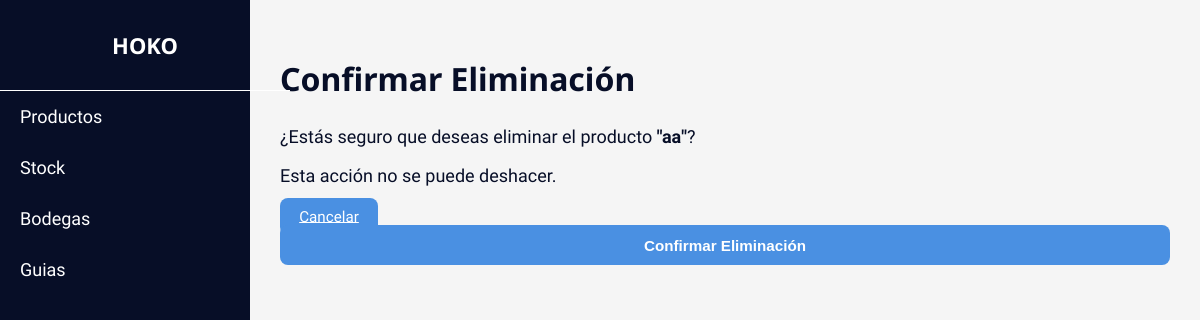
The page /productos/1/eliminar/ on the database as committed earlier.
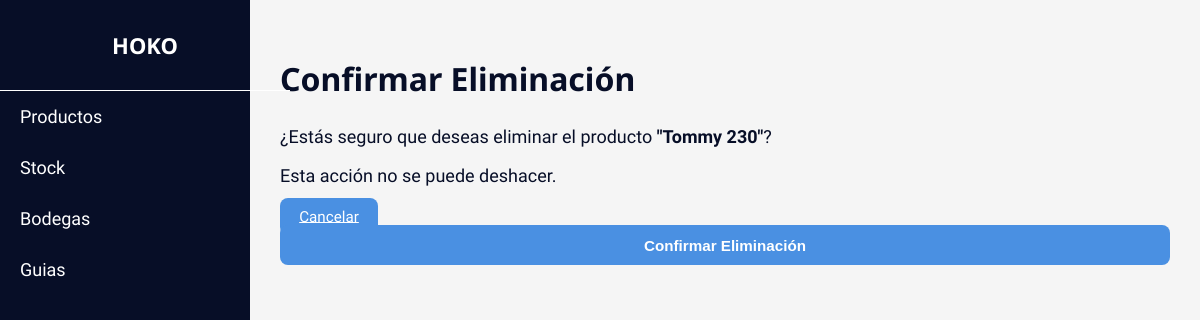
The same page on the database as committed later.
### envios/models.py (models this page shows, shortened)
class Producto(models.Model):
    nombre = models.CharField(max_length=100)
    referencia = models.CharField(max_length=50, blank=True, null=True)
    imagen = models.ImageField(upload_to='productos/', blank=True, null=True)
    costo = models.DecimalField(max_digits=10, decimal_places=2, default=Decimal('0.00'))
    precio = models.DecimalField(max_digits=10, decimal_places=2, default=Decimal('0.00'))

### envios/views.py (the view)
# urls.py: path('productos/<int:id>/eliminar/', views.eliminar_producto, name='eliminar_producto'),
def eliminar_producto(request, id):
    producto = get_object_or_404(Producto, id=id)
    if request.method == 'POST':
        producto.delete()
        messages.success(request, f'Producto "{producto.nombre}" eliminado correctamente.')
        return redirect('listar_productos')
    return render(request, 'productos/eliminar_producto.html', {'producto': producto})

### templates/productos/eliminar_producto.html (shortened to what this page needs)
{% extends 'base.html' %}
{% block content %}
<div class="container mt-5">
    <div class="card">
        <div class="card-header bg-danger text-white">
            <h2>Confirmar Eliminación</h2>
        </div>
        <div class="card-body">
            <p>¿Estás seguro que deseas eliminar el producto <strong>"{{ producto.nombre }}"</strong>?</p>
            <p>Esta acción no se puede deshacer.</p>
            <form method="post">
                <div class="d-flex justify-content-between">
                    <a href="{% url 'listar_productos' %}" class="btn btn-secondary">
                         Cancelar
                    </a>
                    <button type="submit" class="btn btn-danger">
                         Confirmar Eliminación
                    </button>
                </div>
            </form>
        </div>
    </div>
</div>
{% endblock %}

Rows that differ between the two databases and show on the page:
changed Producto: nombre "aa" → "Tommy 230"
